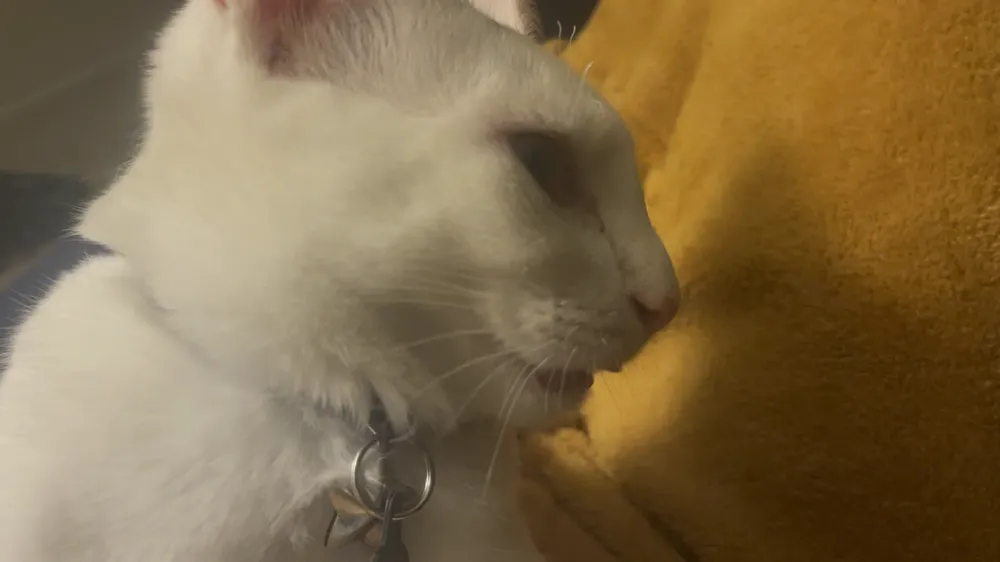
#> input picture meowMeow.webp, 1000 x 562 px, shrunk from 1920 x 1080 before the run
$ jupyter execute ImageSegmentation.ipynb
#> lines starting #> are read from the running program, lines starting #| are printed output that depends on the picture
[cell 1]
import matplotlib as mpl
import matplotlib.pyplot as plt
import cv2

from sklearn.cluster import KMeans

[cell 2]
image = mpl.image.imread("meowMeow.webp")
#> image is the input picture: shape (562, 1000, 3); mean R, G, B 130.8, 109, 73.7

[cell 3]
plt.imshow(image)

[cell 4]
image.shape
#> Out = (562, 1000, 3)

### **RESHAPING**

flatten two dimensions

[cell 5]
X = image.reshape(-1, 3)

[cell 6]
X.shape
#> Out = (562000, 3)

### **Training the MODEL**

 more the number of clusters the more detailed image will be

[cell 7]
km = KMeans(n_clusters = 4)

[cell 8]
km.fit(X)

[cell 9]
segmentedImg = km.cluster_centers_[km.labels_]
segmentedImg = segmentedImg.reshape(image.shape)

[cell 10]
plt.imshow(segmentedImg / 255)
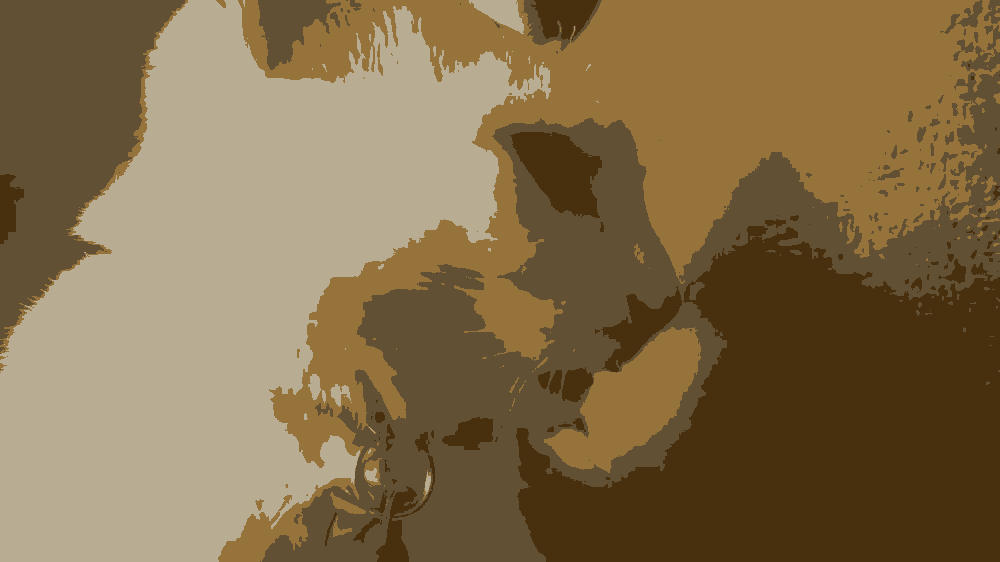
#> shown: shape (562, 1000, 3) float64; mean R, G, B 0.513, 0.428, 0.289

## Exporting the image

cv2 uses BGR (blue green red) we will change into RGB

[cell 11]
cv2.imwrite("segmentedImg.png" , cv2.cvtColor(segmentedImg.astype("uint8") , cv2.COLOR_BGR2RGB))
#> Out = True
